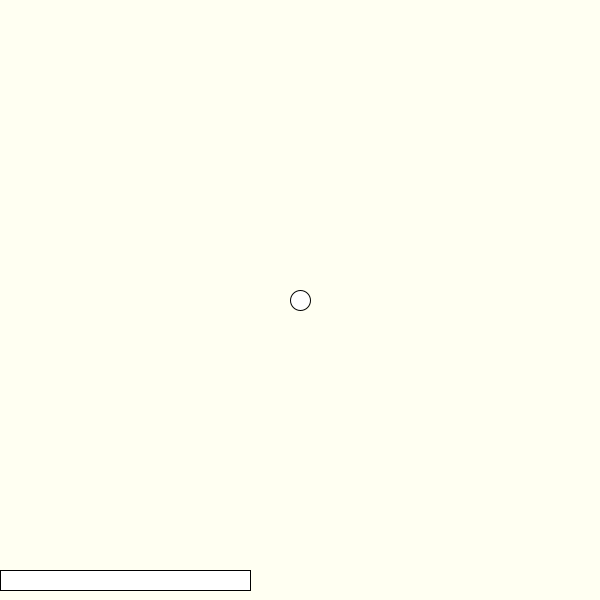
Frame 1 (no input)
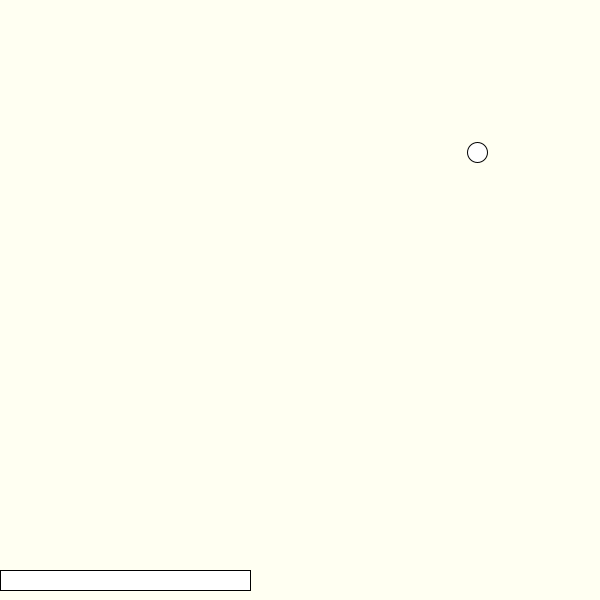
Frame 60 (the mouse pressed at the canvas centre just before this capture)
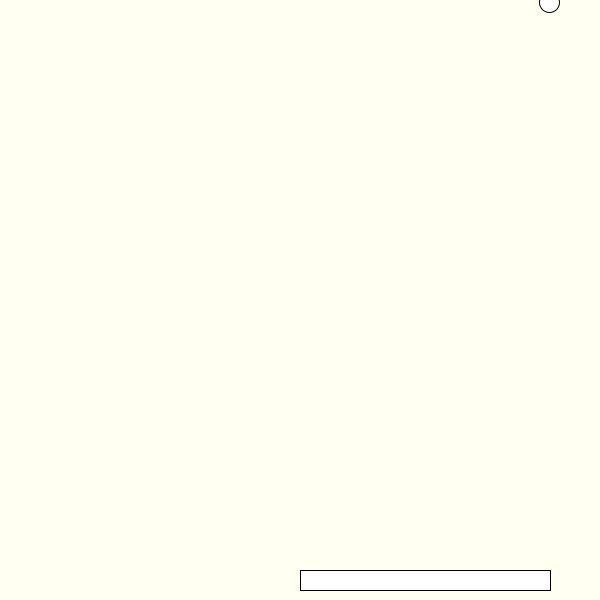
Frame 120 (the mouse held since frame 60 and released just before this capture)

The Processing sketch that drew these frames (run headless with seeded random() and noise(); from frame 60 on, the mouse is pressed at the canvas centre):

// Processing sketch: week04_5
// ── week04_5.pde
void setup()
{
  size(600,600);
}

float x=300,y=300;
float vx=3.0,vy=-2.5;
float boardx,boardy=570,boardw=250,boardh=20;

void draw()
{
  background(#FFFFF2);
  int boardx=mouseX;
  rect(boardx,boardy,boardw,boardh);
  ellipse(x,y,20,20);
  x+=vx;
  y+=vy;
  if(x>600|x<0)vx=-vx;
  if(y<0)vy=-vy;
  if((y>boardy && y<boardy+boardh)&& 
  (x>boardx && x<boardx+boardw))
  {
    vy=-vy;
    vx+=(mouseX-pmouseX)/2;
  }
  
  if(mousePressed && mouseButton ==LEFT)boardw*=1.01;
  if(mousePressed && mouseButton ==RIGHT)boardw*=0.99;
}
